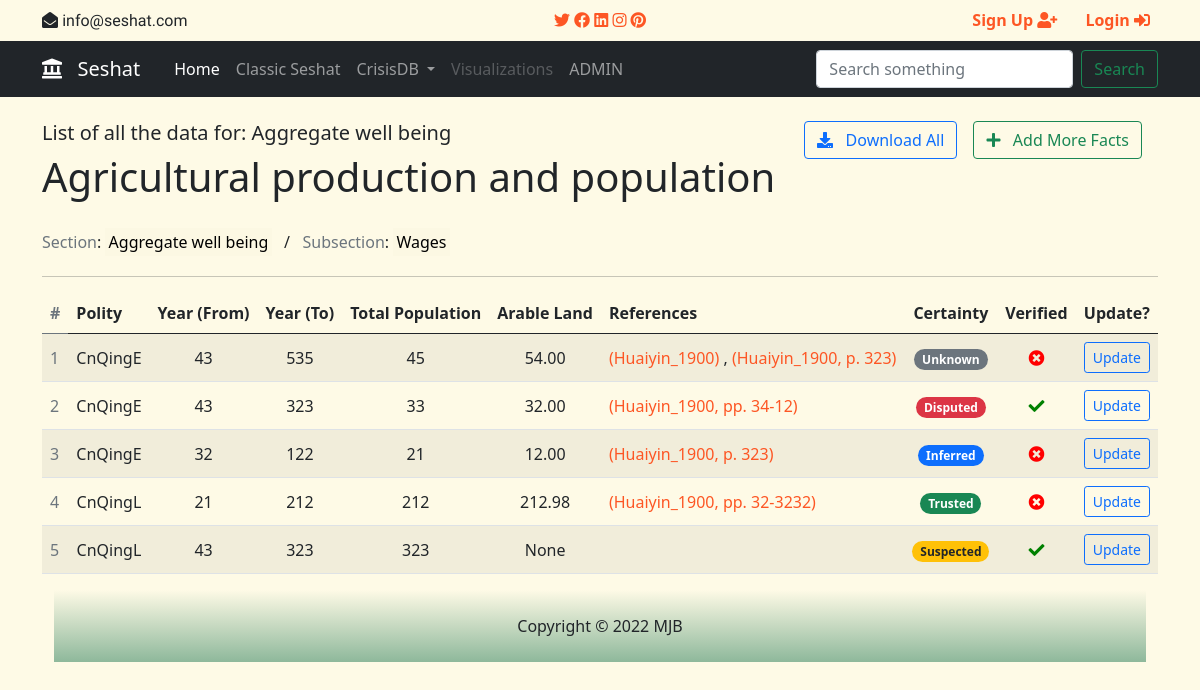
/crisisdb/Agr_Prod_Pops/, run on an earlier commit of the app's database.
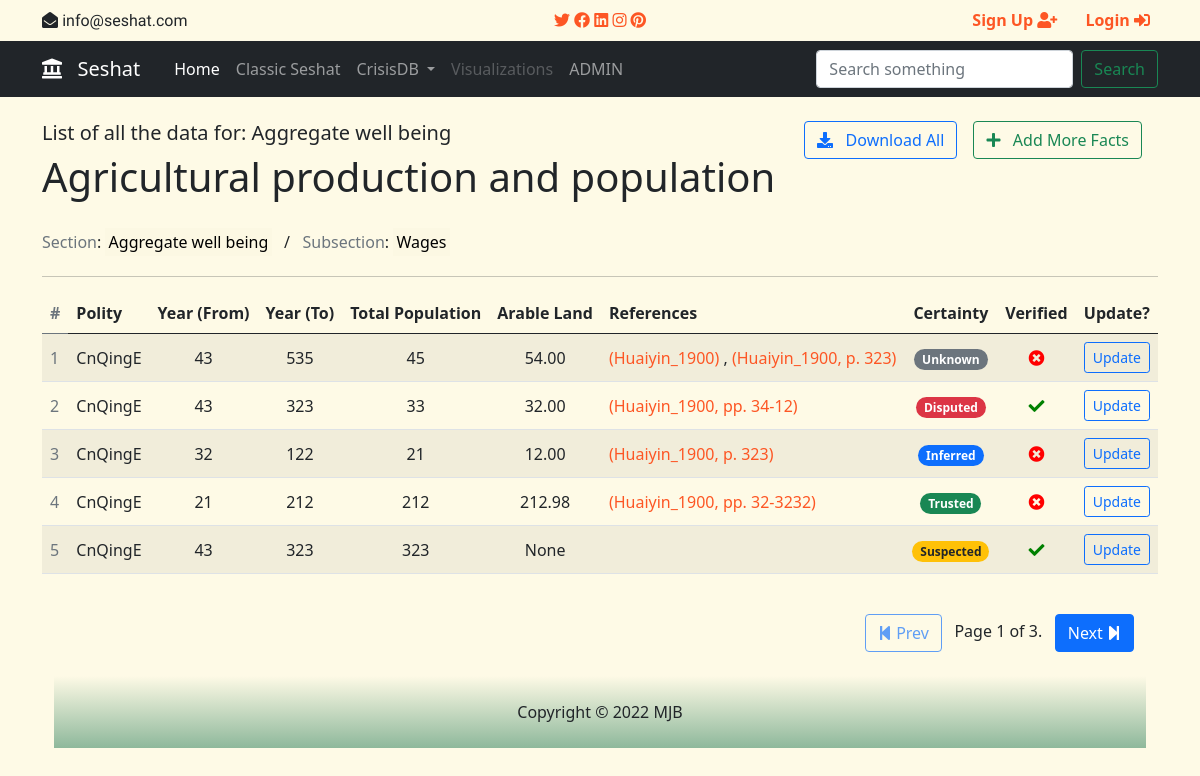
And on a later commit of the database.
### crisisdb/models.py (models this page shows, shortened)
class SeshatCommon(models.Model):
    polity = models.ForeignKey(Polity, on_delete=models.SET_NULL, related_name="%(app_label)s_%(class)s_related",
                               related_query_name="%(app_label)s_%(class)ss", null=True)
    section = models.ForeignKey(
        Section, on_delete=models.SET_NULL, related_name="%(app_label)s_%(class)s_related",
        related_query_name="%(app_label)s_%(class)ss", blank=True, null=True,)
    subsection = models.ForeignKey(
        Subsection, on_delete=models.SET_NULL, related_name="%(app_label)s_%(class)s_related",
        related_query_name="%(app_label)s_%(class)ss", blank=True, null=True,)
    name = models.CharField(
        max_length=200,)
    year_from = models.IntegerField(blank=True, null=True)
    year_to = models.IntegerField(blank=True, null=True)
    description = models.TextField(
        blank=True, null=True, help_text="Add an Optional description or a personal comment above.")
    citations = ManyToManyField(
        Citation, related_name="%(app_label)s_%(class)s_related",
                               related_query_name="%(app_label)s_%(class)ss", help_text=mark_safe('Select one or more references for this fact. Hold CTRL to select multiple.'), blank=True,)
    finalized = models.BooleanField(default=False)
    created_date = models.DateTimeField(
        auto_now_add=True, blank=True, null=True)
    modified_date = models.DateTimeField(auto_now=True, blank=True, null=True)
    tag = models.CharField(max_length=5, choices=Tags, default="TRS")
    class Meta:
        abstract = True
        ordering = ['polity']

class Agr_Prod_Pop(SeshatCommon):
    name = models.CharField(
        max_length=100, default="Agricultural Production and Population")
    total_population = models.IntegerField(blank=True, null=True)
    arable_land_per_capita = models.DecimalField(
        blank=True, null=True, decimal_places=2, max_digits=7, help_text="Arable Land per capita (mu)")
    class Meta:
        verbose_name = 'Agricultural production and population'
        verbose_name_plural = 'Agricultural production and populations'
    @property
    def display_citations(self):
        return ', '.join(['<a href="#">' + citation.__str__() + ' </a>' for citation in self.citations.all()[:2]])
    def __str__(self) -> str:
        return self.name + " [for " + self.polity.name + " from " + str(self.year_from) + " to " + str(self.year_to) + "]"

class Section(models.Model):
    name = models.CharField(max_length=100)
    def __str__(self) -> str:
        return self.name

class Subsection(models.Model):
    name = models.CharField(max_length=100)
    sect = models.ForeignKey(
        'Section', on_delete=models.SET_NULL, null=True, related_name="subsection")
    def __str__(self) -> str:
        return self.name

class Polity(models.Model):
    name = models.CharField(max_length=100)
    start = models.IntegerField(blank=True, null=True)
    end = models.IntegerField(blank=True, null=True)
    created_date = models.DateTimeField(
        auto_now_add=True, blank=True, null=True)
    modified_date = models.DateTimeField(auto_now=True, blank=True, null=True)
    class Meta:
        verbose_name = 'polity'
        verbose_name_plural = 'polities'

class Citation(models.Model):
    id = models.UUIDField(primary_key=True, default=uuid.uuid4,
                          help_text="Unique Id for this particular citation")
    ref = models.ForeignKey(
        'Reference', on_delete=models.SET_NULL, null=True, related_name="citation")
    page_from = models.IntegerField(null=True, blank=True)
    page_to = models.IntegerField(null=True, blank=True)
    def __str__(self) -> str:
        if self.page_from == self.page_to or ((not self.page_to) and self.page_from):
            return '({0}_{1}, p. {2})'.format(self.ref.creator, self.ref.year, self.page_from)
        elif self.page_from and self.page_to:
            return '({0}_{1}, pp. {2}-{3})'.format(self.ref.creator, self.ref.year, self.page_from, self.page_to)
        else:
            return '({0}_{1})'.format(self.ref.creator, self.ref.year)

class Reference(models.Model):
    title = models.CharField(
        max_length=200, help_text='Enter a book Genre Please...')
    year = models.IntegerField(
        blank=True, null=True, help_text="year of Publication")
    creator = models.CharField(
        max_length=100, help_text="Creator of pub")
    zotero_link = models.CharField(
        max_length=100, help_text="choose the 8-digit Zotero link")

### crisisdb/views.py (the view, shortened to what this page needs)
# urls.py: path('Agr_Prod_Pops/', views.Agr_Prod_PopListView.as_view(), name='Agr_Prod_Pops'),
class Agr_Prod_PopListView(generic.ListView):
    model = Agr_Prod_Pop
    template_name = "crisisdb/Agr_Prod_Pop/agr_prod_pop_list.html"
    paginate_by = 5
    def get_context_data(self, **kwargs):
        context = super().get_context_data(**kwargs)
        a_random_dic = {
            "ali": "Taghaviasl",
            "rashid": "Khazeiy",
        }
        myvar = {
            'file_name': 'Qing - Datasets.xls',
            'sheet_name': 'Qing Famine',
            'full_var_name': 'Famine Outbreak',
            'polity': 'CnQingE',
            'general_description': "UNAVAILABLE IN THE FILE",
            'data_source': ['https://clio-infra.eu/Indicators/LabourersRealWage.html', ],
        }
        context["mydata"] = a_random_dic
        context["myvar"] = myvar
        print(context)
        return context

### crisisdb/templates/crisisdb/Agr_Prod_Pop/agr_prod_pop_list.html
{% extends "list_base.html" %}
{% load crispy_forms_tags %}{% load static %}
{% load humanize %}
{% block download_button %}
    <a href="{% url 'Agr_Prod_Pop-create' %}" class="btn btn-outline-success mx-3 my-4 float-end"><i class="fa fa-plus"></i> &nbsp; Add More Facts</a>
    <a href="{% url 'agr_prod_pop-download' %}" class="btn btn-outline-primary ms-auto my-4 float-end"><i class="fa fa-download"></i> &nbsp; Download All</a>
{% endblock download_button %}
{% block myheadings_list %}
    <th style="text-align: center;" scope="col">Total Population</th>
    <th style="text-align: center;" scope="col">Arable Land</th>
{% endblock myheadings_list %}
{% block extra_vars_list %}
    <td style="text-align: center;">{{ obj.total_population|intcomma }}</td>
    <td style="text-align: center;">{{ obj.arable_land_per_capita }}</td>
{% endblock extra_vars_list %}
{% block update_button %}
    <td style="text-align: center;"><a href="{% url 'Agr_Prod_Pop-update' obj.id %}"><button class="btn btn-outline-primary btn-sm">Update</button></a></td>
{% endblock update_button %}

### crisisdb/templates/list_base.html
{% extends "crisisdb-base.html" %}
{% load static %}
{% load humanize %}
{% load crisisdb_tags %}
{% block content %}
<div class="container">
    {% if object_list %}
    <div class="row">
            <div class="col-md-8 mt-4">
                <h5 class="lead-2">List of all the data for: {{object_list.0.section}}</h5>
                <h6><span class="display-6">{{object_list.0.name}}</span></h6>
            </div>
        <div class="col-md-4">
          {% block download_button %}
          {% endblock download_button %}
        </div>
      </div>
      <div class="row">
        <div class="col-md-12 mt-4">
            <h6><span class="text-secondary">Section</span>: <mark>{{object_list.0.section}}</mark> &nbsp; / &nbsp; <span class="text-secondary">Subsection</span>: <mark>{{object_list.0.subsection}} </mark></h6>
        </div>
    </div>
      <hr>
    <div class="table-responsive">
        <table class="table align-middle table-striped">
            <thead>
              <tr>
                <th scope="col" class="text-secondary">#</th>
                <th scope="col">Polity</th>
                <th scope="col">Year (From)</th>
                <th scope="col">Year (To)</th>
                {% block myheadings_list %}
                {% endblock myheadings_list %}
                <th scope="col">References</th>
                <th scope="col" style="text-align: center">Certainty</th>
                <th scope="col" style="text-align: center">Verified</th>
                <th scope="col" style="text-align: center">Update?</th>
              </tr>
            </thead>
            <tbody>
                {% for obj in object_list %}
                    <tr>
                    <div>
                    <td class="text-secondary" scope="row">{{ forloop.counter0|add:page_obj.start_index }}</td>
                    <td style="text-align: center;">{{ obj.polity.name }}</td>
                    <td style="text-align: center;">{{ obj.year_from }}</td>
                    <td style="text-align: center;">{{ obj.year_to }}</td>
                    {% block extra_vars_list %}
                    {% endblock extra_vars_list %}
                    <td> {% autoescape off %}{{ obj.display_citations }}{% endautoescape %}</td>
                    {% if obj.tag == "DSP" %}
                        <td style="text-align: center;"><span class="badge rounded-pill bg-danger">{{ obj.get_tag_display }}</span></td>
                    {% elif  obj.tag == "SSP" %}
                        <td style="text-align: center;"> <span class="badge rounded-pill bg-warning text-dark">{{ obj.get_tag_display }}</span></td>
                    {% elif  obj.tag == "UNK" %}
                        <td style="text-align: center;"><span class="badge rounded-pill bg-secondary">{{ obj.get_tag_display }}</span></td>
                    {% elif  obj.tag == "IFR" %}
                        <td style="text-align: center;"><span class="badge rounded-pill bg-primary">{{ obj.get_tag_display }}</span></td>
                    {% else  %}
                        <td style="text-align: center;"><span class="badge rounded-pill bg-success">{{ obj.get_tag_display }}</span></td>
                    {% endif %}
                    {% if obj.finalized %}
                        <td style="text-align: center; color:green;"><i class="fas fa-check"></i></td>
                    {% else %}
                        <td style="text-align: center; color:red;"><i class="fas fa-times-circle"></i></td>
                    {% endif %}
                    {% block update_button %}
                    {% endblock update_button %}
                </div>
                </tr>
                {% endfor %}
            </tbody>
          </table>
          {% if is_paginated %}
          <div class="pagination my-4 pe-4 float-end">
            <span class="page-links">
                {% if page_obj.has_previous %}
                    <a href="?page={{ page_obj.previous_page_number }}"><button class="btn btn-primary btn-md"> <i class="fas fa-step-backward"></i> Prev </button></a>
                {% else %}
                <button class="btn btn-outline-primary btn-md" disabled> <i class="fas fa-step-backward"></i>  Prev</button>
                {% endif %}
                <span class="page-current">
                    &nbsp; Page {{ page_obj.number }} of {{ page_obj.paginator.num_pages }}. &nbsp;
                </span>
                {% if page_obj.has_next %}
                    <a href="?page={{ page_obj.next_page_number }}"><button class="btn btn-primary btn-md"> Next <i class="fas fa-step-forward"></i></button></a>
                    {% else %}
                    <button class="btn btn-outline-primary btn-md" disabled> Next <i class="fas fa-step-forward"></i></button>
                {% endif %}
            </span>
            </div>
          {% endif %}
    {% else %}
        <p>There are no Facts in the Database.</p>
    {% endif %}
    </div>
  {% endblock %}

### crisisdb/templates/crisisdb-base.html (shortened to what this page needs)
{% load static %}
{% load humanize %}
{% load crisisdb_tags %}
<!DOCTYPE html>
<html lang="en">
<head>
    <link href="https://cdn.jsdelivr.net/npm/bootstrap@5.0.2/dist/css/bootstrap.min.css" rel="stylesheet">
    {% load static %}
    <link rel="stylesheet" href="{% static 'css/styles.css' %}">
    <link rel="stylesheet" href="{% static 'css/seshatstyle.css' %}">
    <link rel="stylesheet" href="{% static 'font_a/css/font-awesome.min.css' %}">
    <link rel="stylesheet" href="{% static 'fa_full/css/all.css' %}">
</head>
<body>
    {% include "partials/_topbar.html" %}
    {% include "partials/_navbar.html" %}
    {% block content %}
    {% endblock %}
    <div class="container-fluid">
        <footer id="main-footer" class="py-4 dijamm text-black text-center">
            Copyright ©
            <span class="year">2022</span> MJB
        </footer>
    </div>
</body>
</html>

### templates/partials/_topbar.html
<section id="top-bar" class="p-2">
    <div class="container">
        <div class="row">
            <div class="col-md-4">
                <i class="fa fa-envelope-open"></i> <span style="font-family: 'Lobster', serif;"> info@seshat.com </span>
            </div>
            <div class="col-md-4 text-center">
                <a href = "#"> <i class="fab fa-twitter"> </i></a>
                <a href = "#"> <i class="fab fa-facebook"> </i></a>
                <a href = "#"> <i class="fab fa-linkedin"> </i></a>
                <a href = "#"> <i class="fab fa-instagram"> </i></a>
                <a href = "#"> <i class="fab fa-pinterest"> </i></a>
            </div>
            <div class="col-md-4 text-end">
                {% if user.is_authenticated %}
                    <a href="{% url 'logout' %}" class="pe-4"><strong>Logout </strong></a>
                    <a href="{% url 'login' %}" class="pe-2"> <i class="fa fa-lock-open"></i> &nbsp; Logged in as: &nbsp; <strong> {{ user.get_username }} <i class="fas fa-user"></i> </strong></a>
                {% else %}
                    <a href="" class="pe-4"><strong> Sign Up <i class="fas fa-user-plus"></i> </strong></a>
                    <a href="{% url 'login' %}" class="pe-2"><strong>Login <i class="fas fa-sign-in-alt"></i></strong></a>
                {% endif %}
            </div>
        </div>
    </div>
</section>

### templates/partials/_navbar.html (shortened to what this page needs)
<nav class="navbar navbar-expand-lg navbar-dark bg-dark sticky-top">
    <div class="container">
        <a class="navbar-brand" href="{% url 'crisisdb-index' %}"> <i class="fas fa-landmark"></i> &nbsp; Seshat</a>
        <div class="collapse navbar-collapse" id="navbarSupportedContent">
        <ul class="navbar-nav me-auto mb-2 mb-lg-0">
            <li class="nav-item">
            <a class="nav-link active" aria-current="page" href="{% url 'crisisdb-index' %}">Home</a>
            </li>
            <li class="nav-item">
            <a class="nav-link" href="#">Classic Seshat</a>
            </li>
            <li class="nav-item dropdown">
            <a class="nav-link dropdown-toggle" href="#" id="navbarDropdown" role="button" data-bs-toggle="dropdown" aria-expanded="false">
                CrisisDB
            </a>
            </li>
            <li class="nav-item">
            <a class="nav-link disabled">Visualizations</a>
            </li>
            <li class="nav-item">
                <a href="{% url 'admin:index' %}" class="nav-link">ADMIN</a>
            </li>
        </ul>
        <form class="d-flex">
            <input class="form-control me-2" type="search" placeholder="Search something" aria-label="Search">
            <button class="btn btn-outline-success" type="submit">Search</button>
        </form>
        </div>
    </div>
</nav>

What changed in the data, as far as the page shows it:
changed Agr_Prod_Pop "Trusted": polity.name "CnQingL" → "CnQingE"
changed Agr_Prod_Pop "None": polity.name "CnQingL" → "CnQingE"
Also different on the page:
{{ page_obj.number }}: (not shown) → "1"
{{ page_obj.paginator.num_pages }}: (not shown) → "3"
text now shown: "Prev Page of . Next"
